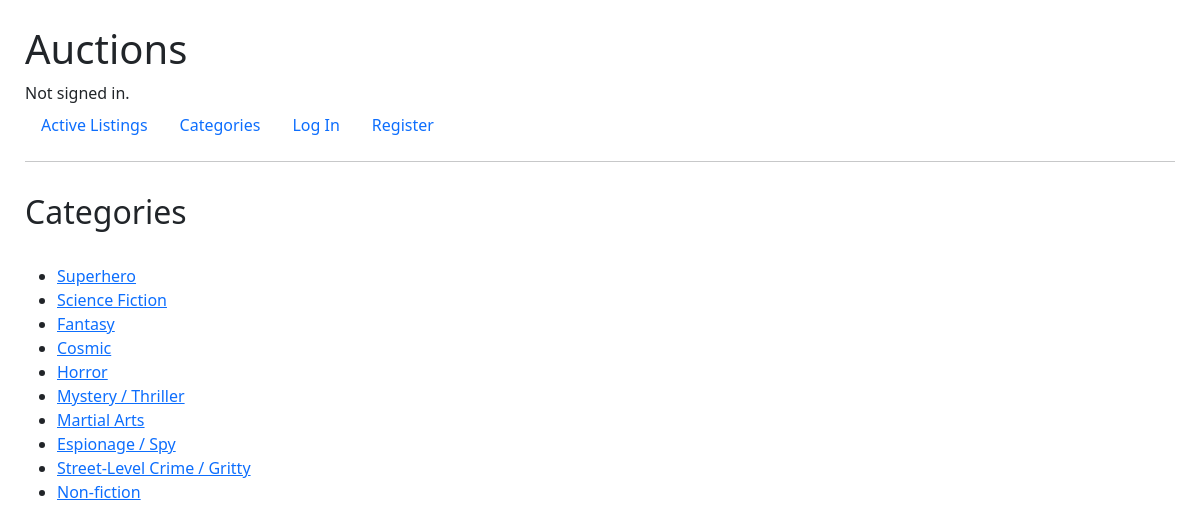
The page /categories on the database its author committed.
### auctions/models.py (models this page shows)
class Category(models.Model):
    name = models.CharField(max_length=100)
    def __str__(self):
        return self.name

### auctions/views.py (the view)
# urls.py: path("categories", views.categories, name="categories"),
def categories(request):
    categories = Category.objects.all()
    return render(request, "auctions/categories.html", {
        "categories": categories
    })

### auctions/context_processors.py (called while the page is built)
def watchlist_count(request):
    if request.user.is_authenticated:
        count = Watchlist.objects.filter(user=request.user).count()
    else:
        count = 0
    return {
        'watchlist_count': count
    }

### auctions/templates/auctions/categories.html
{% extends "auctions/layout.html" %}
{% block body %}
    <div class="row" style="padding: 15px 0 25px 0;">
        <h2>Categories</h2>
    </div>
    <ul>
        {% for category in categories %}
            <li><a href="{% url 'category_list' category.id %}"> {{ category }}</a></li>
        {% endfor %}
    </ul>
{% endblock %}

### auctions/static/auctions/styles.css (style rules this page uses)
body { padding: 25px; }

### rows shown on the page
Category: name "Superhero"
Category: name "Science Fiction"
Category: name "Fantasy"
Category: name "Cosmic"
Category: name "Horror"
Category: name "Mystery / Thriller"
Category: name "Martial Arts"
Category: name "Espionage / Spy"
Category: name "Street-Level Crime / Gritty"
Category: name "Non-fiction"
